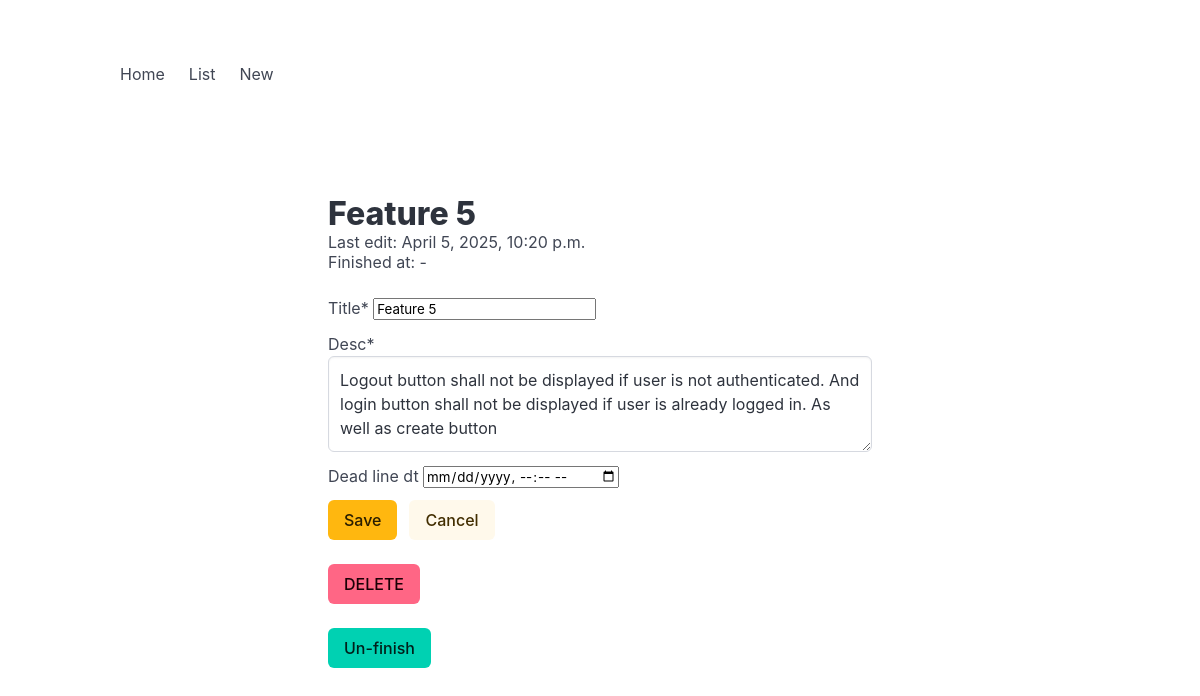
Page /todo/156/ (signed in) on the committed database.
### todo/models.py (models this page shows, shortened)
class Task(models.Model):
    user = models.ForeignKey(User, on_delete=models.CASCADE)
    title = models.CharField(max_length=100)
    desc = models.CharField(max_length=500)
    is_finished = models.BooleanField(default=False)
    finished_dt = models.DateTimeField(blank=True, null=True)
    dead_line_dt = models.DateTimeField(blank=True, null=True)
    create_dt = models.DateTimeField(auto_now_add=True)
    update_dt = models.DateTimeField(auto_now=True)

### todo/views.py (the view)
# urls.py: path('<int:number>/', views.todo_detail, name='detail'),
def todo_detail(request, number):
    if request.user.is_authenticated:
        task = get_object_or_404(Task, id=number)
        if task.user == request.user:
            if request.method == 'POST':
                form = TaskForm(request.POST, instance=task)
                if form.is_valid():
                    form.save()
                    return redirect('/todo/list/')
            else:
                form = TaskForm(instance=task)
            return render(request, 'todo/detail.html', {'task': task, 'form': form})
    return redirect('/todo/')

### todo/forms.py
class TaskForm(ModelForm):
    class Meta:
        model = Task
        fields = ['title', 'desc', 'dead_line_dt']
        widgets = {
            "desc": forms.Textarea(attrs={"rows": 3}),
            "dead_line_dt": forms.DateTimeInput(attrs={"type": "datetime-local"}),
        }

### todo/templates/todo/detail.html (shortened to what this page needs)
<!DOCTYPE html>
<html>
  <head>
    <link rel="stylesheet" href="https://cdn.jsdelivr.net/npm/bulma@1.0.2/css/bulma.min.css">
  </head>
  <body>
    {% include 'todo/includes/nav.html' %}
  <section class="section container" style="max-width: 640px;">
    <h1 class="title">{{ task.title }}</h1>
    <p class="subtitle is-size-6">
      Last edit: <time datetime="{{ task.update_dt|date:'Y-m-d\TH:i' }}">{{ task.update_dt }}</time><br>
      Finished at: <time datetime="{{ task.finish_dt|date:'Y-m-d\TH:i' }}">{{ task.finish_dt|default:'-' }}</time>
    </p>
    <form method="POST" action="{% url 'todo:detail' number=task.id %}">
      {% load crispy_forms_tags %}
      {{ form|crispy }}
      <div class="buttons">
          <button type="submit" class="button is-warning">Save</button>
          <a href="{% url 'todo:list' %}" class="button is-warning is-light">Cancel</a>
      </div>
    </form>
    <br>
    <form action="{% url 'todo:task_delete' number=task.id %}" method="POST">
        <button type="submit" class="button is-danger">DELETE</button>
    </form>
    <br>
    <form action="{% url 'todo:task_finish' number=task.id %}" method="POST">
        <button type="submit" class="button is-primary">
            {% if task.is_finished %}Un-{% endif %}finish
        </button>
    </form>
  </section>
  </body>
</html>

### rows in the picture
Task: title "Feature 5", update_dt "April 5, 2025, 10:20 p.m.", desc "Logout button shall not be displayed if user is not authenticated. And login button shall not be displayed if user is already logged in. As well as create button"

### other values in the picture
{{ task.finish_dt|default:'-' }} "-"
